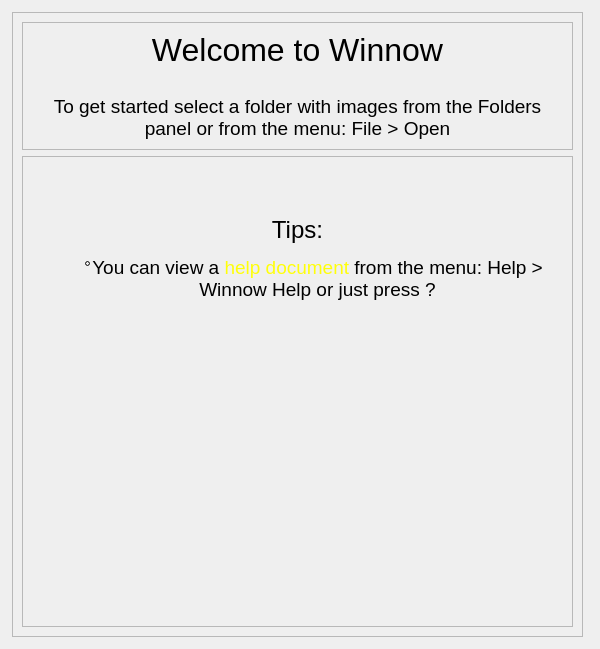
<?xml version="1.0" encoding="UTF-8"?>
<ui version="4.0">
 <class>introWidget</class>
 <widget class="QWidget" name="introWidget">
  <property name="geometry">
   <rect>
    <x>0</x>
    <y>0</y>
    <width>600</width>
    <height>649</height>
   </rect>
  </property>
  <property name="sizePolicy">
   <sizepolicy hsizetype="Expanding" vsizetype="Expanding">
    <horstretch>0</horstretch>
    <verstretch>0</verstretch>
   </sizepolicy>
  </property>
  <property name="minimumSize">
   <size>
    <width>0</width>
    <height>0</height>
   </size>
  </property>
  <property name="maximumSize">
   <size>
    <width>16777215</width>
    <height>16777215</height>
   </size>
  </property>
  <property name="windowTitle">
   <string>Form</string>
  </property>
  <widget class="QScrollArea" name="scrollArea">
   <property name="geometry">
    <rect>
     <x>12</x>
     <y>12</y>
     <width>571</width>
     <height>625</height>
    </rect>
   </property>
   <property name="widgetResizable">
    <bool>true</bool>
   </property>
   <widget class="QWidget" name="scrollAreaWidgetContents">
    <property name="geometry">
     <rect>
      <x>0</x>
      <y>0</y>
      <width>569</width>
      <height>623</height>
     </rect>
    </property>
    <property name="sizePolicy">
     <sizepolicy hsizetype="Expanding" vsizetype="Expanding">
      <horstretch>0</horstretch>
      <verstretch>0</verstretch>
     </sizepolicy>
    </property>
    <layout class="QVBoxLayout" name="verticalLayout_3">
     <item>
      <widget class="QFrame" name="frame_2">
       <property name="sizePolicy">
        <sizepolicy hsizetype="Expanding" vsizetype="Preferred">
         <horstretch>0</horstretch>
         <verstretch>0</verstretch>
        </sizepolicy>
       </property>
       <property name="frameShape">
        <enum>QFrame::StyledPanel</enum>
       </property>
       <property name="frameShadow">
        <enum>QFrame::Raised</enum>
       </property>
       <layout class="QVBoxLayout" name="verticalLayout">
        <item>
         <widget class="QLabel" name="welcomeLabel">
          <property name="text">
           <string>&lt;html&gt;&lt;head/&gt;&lt;body&gt;&lt;p align=&quot;center&quot;&gt;&lt;span style=&quot; font-size:24pt;&quot;&gt;Welcome to Winnow&lt;/span&gt;&lt;/p&gt;&lt;p align=&quot;center&quot;&gt;&lt;br/&gt;&lt;span style=&quot; font-size:14pt;&quot;&gt;To get started select a folder with images from the Folders panel or from the menu: File &amp;gt; Open&lt;/span&gt;&lt;/p&gt;&lt;/body&gt;&lt;/html&gt;</string>
          </property>
          <property name="wordWrap">
           <bool>true</bool>
          </property>
         </widget>
        </item>
       </layout>
      </widget>
     </item>
     <item>
      <widget class="QFrame" name="frame">
       <property name="sizePolicy">
        <sizepolicy hsizetype="Expanding" vsizetype="Expanding">
         <horstretch>0</horstretch>
         <verstretch>0</verstretch>
        </sizepolicy>
       </property>
       <property name="maximumSize">
        <size>
         <width>16777215</width>
         <height>16777215</height>
        </size>
       </property>
       <property name="frameShape">
        <enum>QFrame::StyledPanel</enum>
       </property>
       <property name="frameShadow">
        <enum>QFrame::Raised</enum>
       </property>
       <layout class="QHBoxLayout" name="horizontalLayout_2">
        <item>
         <widget class="QLabel" name="tipslabel">
          <property name="text">
           <string>&lt;html&gt;&lt;head/&gt;&lt;body&gt;&lt;p&gt;&lt;span style=&quot; font-size:18pt;&quot;&gt;Tips:&lt;/span&gt;&lt;/p&gt;&lt;ul type=&quot;circle&quot; style=&quot;margin-top: 0px; margin-bottom: 0px; margin-left: 0px; margin-right: 0px; -qt-list-indent: 1;&quot;&gt;&lt;li style=&quot; margin-top:12px; margin-bottom:0px; margin-left:0px; margin-right:0px; -qt-block-indent:0; text-indent:0px;&quot;&gt;&lt;span style=&quot; font-size:14pt;&quot;&gt;You can view a &lt;/span&gt;&lt;span style=&quot; font-size:14pt; color:#ffff0a;&quot;&gt;help document&lt;/span&gt;&lt;span style=&quot; font-size:14pt;&quot;&gt; from the menu: Help &amp;gt; Winnow Help or just press ?&lt;/span&gt;&lt;/li&gt;</string>
          </property>
          <property name="alignment">
           <set>Qt::AlignHCenter|Qt::AlignTop</set>
          </property>
          <property name="wordWrap">
           <bool>true</bool>
          </property>
          <property name="margin">
           <number>0</number>
          </property>
          <property name="indent">
           <number>50</number>
          </property>
         </widget>
        </item>
       </layout>
      </widget>
     </item>
    </layout>
   </widget>
  </widget>
 </widget>
 <resources/>
 <connections/>
</ui>
